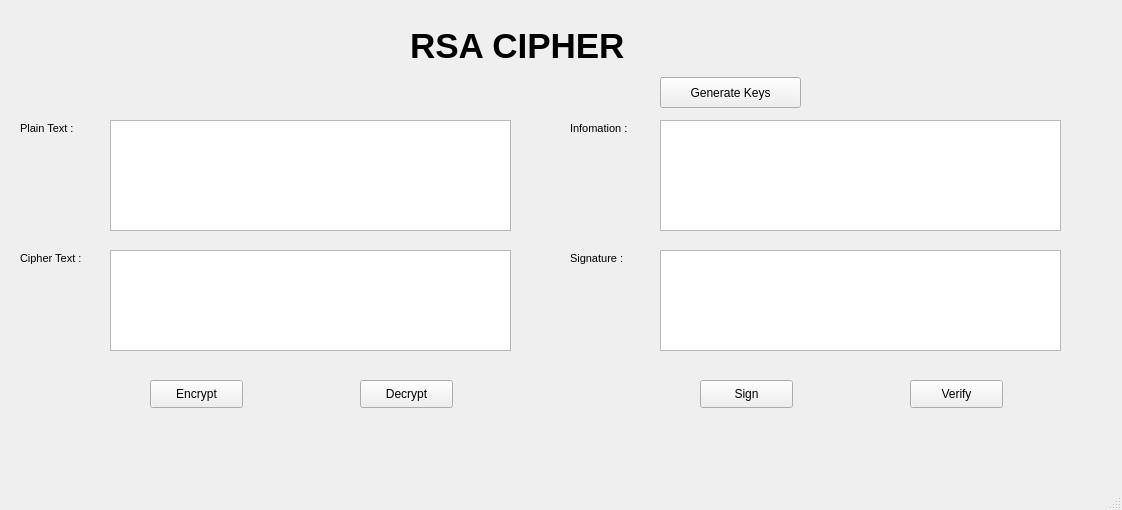
<?xml version="1.0" encoding="UTF-8"?>
<ui version="4.0">
 <class>MainWindow</class>
 <widget class="QMainWindow" name="MainWindow">
  <property name="geometry">
   <rect>
    <x>0</x>
    <y>0</y>
    <width>1122</width>
    <height>510</height>
   </rect>
  </property>
  <property name="windowTitle">
   <string>MainWindow</string>
  </property>
  <widget class="QWidget" name="centralwidget">
   <widget class="QLabel" name="label">
    <property name="geometry">
     <rect>
      <x>410</x>
      <y>20</y>
      <width>281</width>
      <height>51</height>
     </rect>
    </property>
    <property name="font">
     <font>
      <pointsize>26</pointsize>
      <weight>75</weight>
      <bold>true</bold>
     </font>
    </property>
    <property name="text">
     <string>RSA CIPHER</string>
    </property>
   </widget>
   <widget class="QTextEdit" name="textEdit">
    <property name="geometry">
     <rect>
      <x>110</x>
      <y>120</y>
      <width>401</width>
      <height>111</height>
     </rect>
    </property>
   </widget>
   <widget class="QTextEdit" name="textEdit_2">
    <property name="geometry">
     <rect>
      <x>110</x>
      <y>250</y>
      <width>401</width>
      <height>101</height>
     </rect>
    </property>
   </widget>
   <widget class="QLabel" name="label_2">
    <property name="geometry">
     <rect>
      <x>20</x>
      <y>120</y>
      <width>71</width>
      <height>16</height>
     </rect>
    </property>
    <property name="font">
     <font>
      <pointsize>8</pointsize>
     </font>
    </property>
    <property name="text">
     <string>Plain Text :</string>
    </property>
   </widget>
   <widget class="QLabel" name="label_4">
    <property name="geometry">
     <rect>
      <x>20</x>
      <y>250</y>
      <width>81</width>
      <height>16</height>
     </rect>
    </property>
    <property name="font">
     <font>
      <pointsize>8</pointsize>
     </font>
    </property>
    <property name="text">
     <string>Cipher Text :</string>
    </property>
   </widget>
   <widget class="QPushButton" name="pushButton">
    <property name="geometry">
     <rect>
      <x>660</x>
      <y>77</y>
      <width>141</width>
      <height>31</height>
     </rect>
    </property>
    <property name="text">
     <string>Generate Keys</string>
    </property>
   </widget>
   <widget class="QPushButton" name="pushButton_2">
    <property name="geometry">
     <rect>
      <x>360</x>
      <y>380</y>
      <width>93</width>
      <height>28</height>
     </rect>
    </property>
    <property name="text">
     <string>Decrypt</string>
    </property>
   </widget>
   <widget class="QPushButton" name="pushButton_3">
    <property name="geometry">
     <rect>
      <x>150</x>
      <y>380</y>
      <width>93</width>
      <height>28</height>
     </rect>
    </property>
    <property name="text">
     <string>Encrypt</string>
    </property>
   </widget>
   <widget class="QPushButton" name="pushButton_4">
    <property name="geometry">
     <rect>
      <x>910</x>
      <y>380</y>
      <width>93</width>
      <height>28</height>
     </rect>
    </property>
    <property name="text">
     <string>Verify</string>
    </property>
   </widget>
   <widget class="QTextEdit" name="textEdit_3">
    <property name="geometry">
     <rect>
      <x>660</x>
      <y>120</y>
      <width>401</width>
      <height>111</height>
     </rect>
    </property>
   </widget>
   <widget class="QLabel" name="label_5">
    <property name="geometry">
     <rect>
      <x>570</x>
      <y>250</y>
      <width>71</width>
      <height>16</height>
     </rect>
    </property>
    <property name="font">
     <font>
      <pointsize>8</pointsize>
     </font>
    </property>
    <property name="text">
     <string>Signature :</string>
    </property>
   </widget>
   <widget class="QPushButton" name="pushButton_5">
    <property name="geometry">
     <rect>
      <x>700</x>
      <y>380</y>
      <width>93</width>
      <height>28</height>
     </rect>
    </property>
    <property name="text">
     <string>Sign</string>
    </property>
   </widget>
   <widget class="QLabel" name="label_3">
    <property name="geometry">
     <rect>
      <x>570</x>
      <y>120</y>
      <width>71</width>
      <height>16</height>
     </rect>
    </property>
    <property name="font">
     <font>
      <pointsize>8</pointsize>
     </font>
    </property>
    <property name="text">
     <string>Infomation :</string>
    </property>
   </widget>
   <widget class="QTextEdit" name="textEdit_4">
    <property name="geometry">
     <rect>
      <x>660</x>
      <y>250</y>
      <width>401</width>
      <height>101</height>
     </rect>
    </property>
   </widget>
  </widget>
  <widget class="QMenuBar" name="menubar">
   <property name="geometry">
    <rect>
     <x>0</x>
     <y>0</y>
     <width>1122</width>
     <height>26</height>
    </rect>
   </property>
  </widget>
  <widget class="QStatusBar" name="statusbar"/>
 </widget>
 <resources/>
 <connections/>
</ui>
